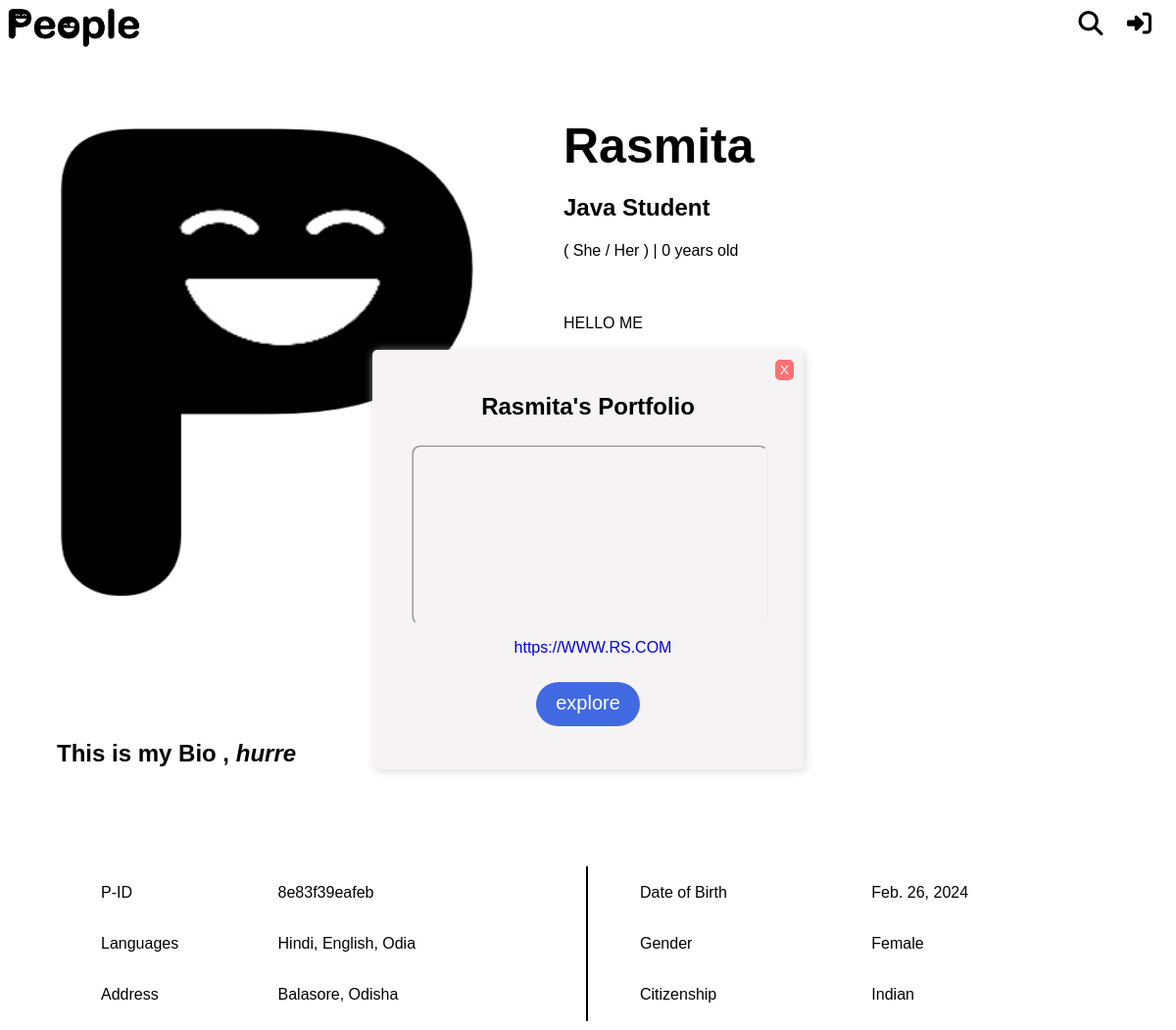
Screenshot of /people/2 with the database file from the repository.
### app/models.py (models this page shows, shortened)
class Profile(models.Model):
    pid = models.CharField(max_length=12, unique=True, help_text='12 digit P-ID', editable=False)
    name = models.CharField(max_length=100)
    email = models.EmailField(max_length=255, unique=True)
    profession = models.CharField(max_length=100, blank=True, null=True)
    GENDER_CHOICES = [
        ('Male', 'Male'),
        ('Female', 'Female'),
        ('Other', 'Other'),
    ]
    gender = models.CharField(max_length=10, choices=GENDER_CHOICES, blank=True, null=True)
    dob = models.DateField(blank=True, null=True)
    image1 = models.ImageField(upload_to='profile_images/', blank=True, null=True)
    image2 = models.ImageField(upload_to='profile_images/', blank=True, null=True)
    image3 = models.ImageField(upload_to='profile_images/', blank=True, null=True)
    image4 = models.ImageField(upload_to='profile_images/', blank=True, null=True)
    description = models.TextField(blank=True, null=True)
    portfolio_availability = models.BooleanField(default=False)
    portfolio_url = models.URLField(blank=True, null=True)
    about = models.TextField(blank=True, null=True)
    current_address = models.TextField(blank=True, null=True)
    permanent_address = models.TextField(blank=True, null=True)
    citizenship = models.CharField(max_length=100, blank=True, null=True)
    languages = models.TextField(blank=True, null=True)
    password = models.CharField(max_length=100)

### app/views.py (the view)
# urls.py: path('people/<int:profile_id>', views.people, name='people'),
def people(request, profile_id):
    profile = Profile.objects.get(id=profile_id)
    if profile.dob:
        dob_year = profile.dob.year
        current_year = datetime.now().year
        age = current_year - dob_year
        if (datetime.now().month, datetime.now().day) < (profile.dob.month, profile.dob.day):
            age -= 1
    else:
        age = None
    return render(request, 'people.html', {'profile': profile, 'age': age, 'first_name': profile.name.split()[0]})

### app/templates/people.html (shortened to what this page needs)
<!DOCTYPE html>
<html lang="en">
<head>
    {% load static %}
    <link rel="stylesheet" type="text/css" href="{% static 'css/people.css' %}">
    <link rel="stylesheet" href="https://cdnjs.cloudflare.com/ajax/libs/font-awesome/6.5.1/css/all.min.css" />
</head>
<body>
    <header>
        <img class="logo" src="{% static 'images/logo.png' %}" alt="">
        <div class="options">
            <a href="{% url 'search' %}" class="tooltip" data-tooltip="Search People"><i class="fa-solid fa-magnifying-glass"></i></a>
            {% if 'profile_id' not in request.session %}
                <a href="{% url 'signin' %}" class="tooltip" data-tooltip="Signin"><i class="fa-solid fa-right-to-bracket"></i></a>
            {% endif %}
        </div>
    </header>
    <div class="main-container">
        <div class="responsive-row">
            <div class="carousel">
                <div class="slides">
                    {% if profile.image1 %}
                        <img src="{{ profile.image1.url }}" alt="slide image" class="slide">
                    {% endif %}
                </div>
            </div>
        </div>
        <div class="responsive-row">
            <div class="details">
                {% if profile.portfolio_availability == True %}
                <div class="popup">
                    <button class="close">
                        X
                    </button>
                    <h3>{{ first_name  }}'s Portfolio</h3>
                    <iframe src="{{ profile.portfolio_url }}" scrolling="no"></iframe>
                    <a href="{{ profile.portfolio_url }}" target="_blank">{{ profile.portfolio_url }}</a><br>
                    <br><br><a href="{{ profile.portfolio_url }}" class="popup-btn" target="_blank">explore</a><br><br><br>
                </div>
                {% endif %}
                <h1>{{ profile.name }}</h1>
                <h2>{{ profile.profession|default:'' }}</h2>
                <h4>
                    {% if profile.gender == 'Male' %}
                    ( He / His ) |
                    {% elif profile.gender == 'Female' %}
                    ( She / Her ) |
                    {% endif %}
                    {% if profile.dob %}
                        {{age}} years old
                    {% endif %}
                   </h4>
                <p>{{ profile.description|default:'' }}</p>
                {% if profile.portfolio_availability == True %}
                    <div class="row">
                        <a href="{{ profile.portfolio_url|default:'' }}" target="_blank">{{ profile.portfolio_url|default:'' }}</a>
                    </div><br>
                {% endif %}
                <div class="row">
                    <a href="#">{{ profile.current_address|default:'' }}</a>
                </div>
            </div>
        </div>
    </div>
    <section class="about">
        <h1>About {{ first_name }} ?</h1>
        <div class="about-details">{{ profile.about|safe|default:'' }}</div>
    </section>
    <section class="informations">
        <table>
            <tr>
                <td>P-ID</td>
                <td>{{ profile.pid }}</td>
            </tr>
            <tr>
                <td>Languages</td>
                <td>{{ profile.languages|default:'' }}</td>
            </tr>
            <tr>
                <td>Address</td>
                <td>{{ profile.permanent_address|default:'' }}</td>
            </tr>
        </table>
        <table>
            <tr>
                <td>Date of Birth</td>
                <td>{{ profile.dob|default:'' }}</td>
            </tr>
            <tr>
                <td>Gender</td>
                <td>{{ profile.gender|default:'' }}</td>
            </tr>
            <tr>
                <td>Citizenship</td>
                <td>{{ profile.citizenship|default:'' }}</td>
            </tr>
        </table>
    </section>
</body>
</html>

### app/static/css/people.css (style rules this page uses)
body { font-family: Arial, Helvetica, sans-serif; }
.logo { position: fixed; width: 140px; top: 5px; left: 5px; }
.options { position: fixed; top: 10px; right: 5px; }
.options a { font-size: 25px; margin-right: 20px; color: black; }
.options .tooltip { position: relative; }
.options .tooltip:before { content: attr(data-tooltip); position: absolute; background-color: #333; color: #ffffff; text-align: center; font-size: 17px; padding: 5px; border-radius: 5px; top: 120%; left: 50%; transform: translateX(-50%); opacity: 0; transition: opacity 0.3s; pointer-events: none; }
.main-container { display: flex; justify-content: center; margin-top: 15vh; }
.details { margin-left: 50px; width: 700px; }
.details h1 { margin: 0; font-size: 50px; }
.details p { margin: 50px auto; line-height: 30px; }
.details h4 { font-weight: normal; }
.row { display: flex; }
.details a { margin: 0px 0px 0px 10px; text-decoration: none; }
.carousel { width: 500px; height: 500px; border-radius: 10px; overflow: hidden; position: relative; }
.carousel .slides { position: absolute; top: 50%; left: 0; transform: translateY(-50%); display: flex; width: 100%; height: 100%; transition: 1s ease-in-out all; }
.carousel .slides .slide { min-width: 100%; min-height: 500px; height: auto; }
@media screen and (max-width: 1270px) { .details { margin-left: 50px; width: 600px; } }
.about h1 { margin: 60px auto 40px; font-size: 30px; text-align: center; }
.about .about-details { margin: auto 50px; line-height: 30px; }
.informations { display: flex; justify-content: center; margin: 100px auto; }
.informations table { width: 500px; }
.informations table:nth-child(1) { margin: auto 50px auto 50px; border-right: 2px solid black; }
.informations table tr { height: 50px; }
.popup { width: 400px; background-color: #f5f3f4; padding: 20px; border-radius: 5px; box-shadow: 2px 2px 10px #dddddd; text-align: center; position: absolute; left: 50%; top: 50%; transform: translate(-50%, -50%); display: none; visibility: hidden; opacity: 0; transition: 1s; }
.popup .close { position: absolute; right: 10px; top: 10px; border: none; outline: none; background-color: #ff7174; color: white; border-radius: 5px; padding: 3px 5px; cursor: pointer; transition: 0.5s; }
.popup h3 { font-size: 1.5rem; margin-bottom: 15px; }
.popup .popup-btn { border-radius: 25px; border: none; text-align: center; font-size: 20px; font-family: Arial, Helvetica, sans-serif; margin: 30px 5px; padding: 10px 20px 13px; color: white; background-color: royalblue; }
.popup iframe { width: 100%; height: 200px; scale: 0.9; pointer-events: none; overflow: hidden; border-radius: 10px; }

### rows the page displays
Profile: image1 (picture), name "Rasmita", portfolio_url "https://WWW.RS.COM", profession "Java Student", description "HELLO ME", about "This is my Bio , hurre", pid "8e83f39eafeb", languages "Hindi, English, Odia", permanent_address "Balasore, Odisha", dob "Feb. 26, 2024", gender "Female", citizenship "Indian"
